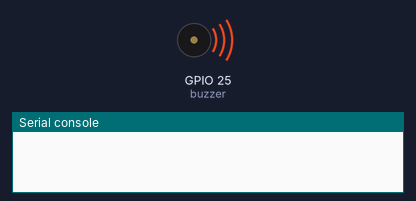
A program run on a simulated ESP32 board running MicroPython. Parts: buzzer (waves = sounding), the last lines printed to the serial console. At 19.2 s the program stops and its outputs stay as they are.

Above: at 0.2 s.
At 19.3 s:
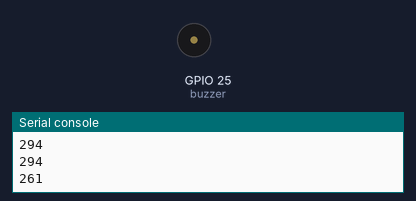
Timing chart, 0 to 20.7 s (numbered marks = the images above):
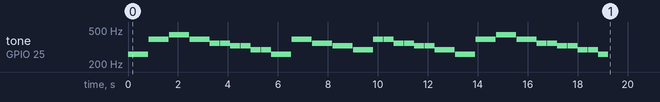

Measured:
- by itself, tone on GPIO 25 (buzzer): plays 261 Hz for 0.40 s, 261 Hz for 0.40 s, 392 Hz for 0.40 s, 392 Hz for 0.40 s, 440 Hz for 0.40 s, 440 Hz for 0.40 s … (42 notes in this stretch)

The program:

music.py
```python
from machine import Pin, PWM
import time

pitches = {
    'C':261, # D0
    'D':294, # Re
    'E':329, # Mi
    'F':349, # Fa
    'G':392, # So
    'A':440, # La
    'B':493, # Si
    'S':0    # Stop
}

music = (
    ('C',1),('C',1),('G',1),('G',1),('A',1),('A',1),('G',2),
    ('F',1),('F',1),('E',1),('E',1),('D',1),('D',1),('C',2),
    ('G',1),('G',1),('F',1),('F',1),('E',1),('E',1),('D',2),
    ('G',1),('G',1),('F',1),('F',1),('E',1),('E',1),('D',2),
    ('C',1),('C',1),('G',1),('G',1),('A',1),('A',1),('G',2),
    ('F',1),('F',1),('E',1),('E',1),('D',1),('D',1),('C',1)
)

speed=400 # 設定節拍速度
period=10 # 設定每拍停頓時間

buzzer = PWM(Pin(25, Pin.OUT), duty=1000) # GPIO25
try:
    for tone,tempo in music:
        if (tone=="S"):
            buzzer.duty(0) # 靜音
        else:
            buzzer.duty(1000)
            buzzer.freq(pitches[tone])
        time.sleep_ms(tempo*speed)
        print(pitches[tone])
        #以靜音設定每拍間稍為停頓
        buzzer.duty(0)         # 靜音
        time.sleep_ms(period)  # 停頓時間
    buzzer.deinit()
except:  # CTRL + C 中斷
    buzzer.deinit()
```
